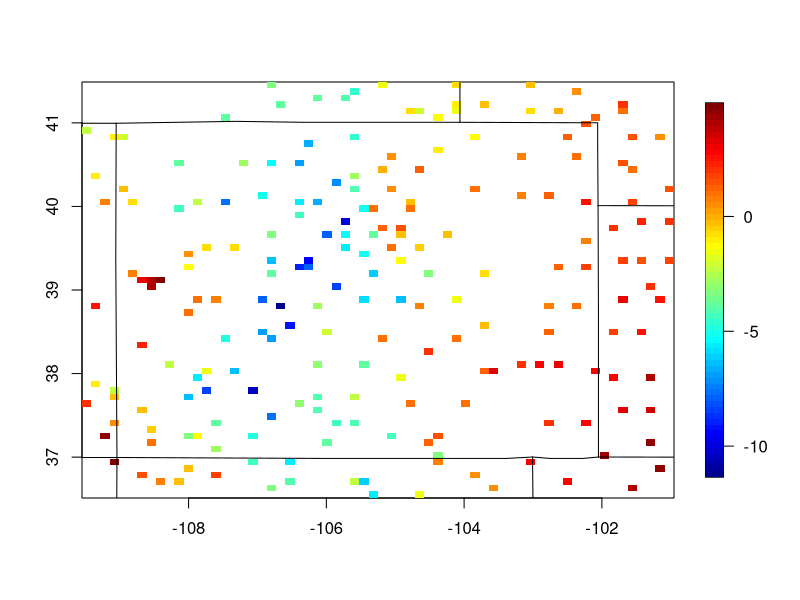
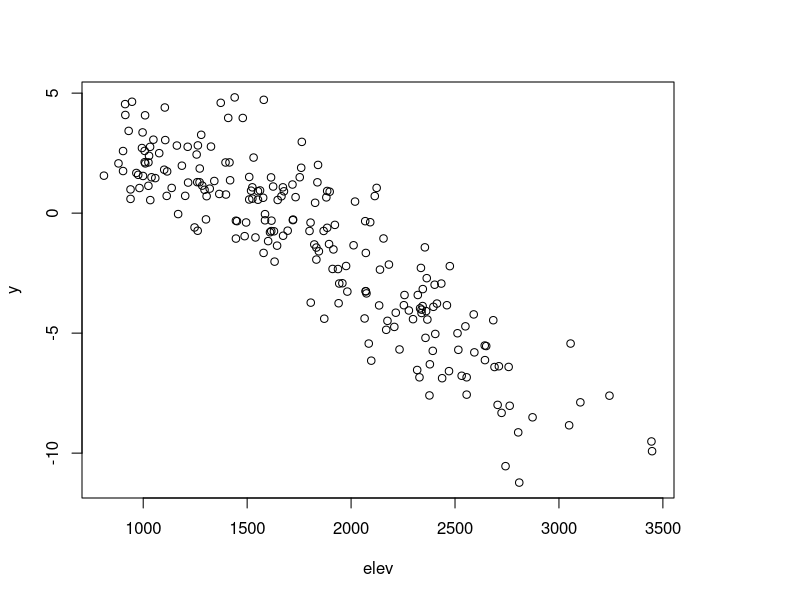
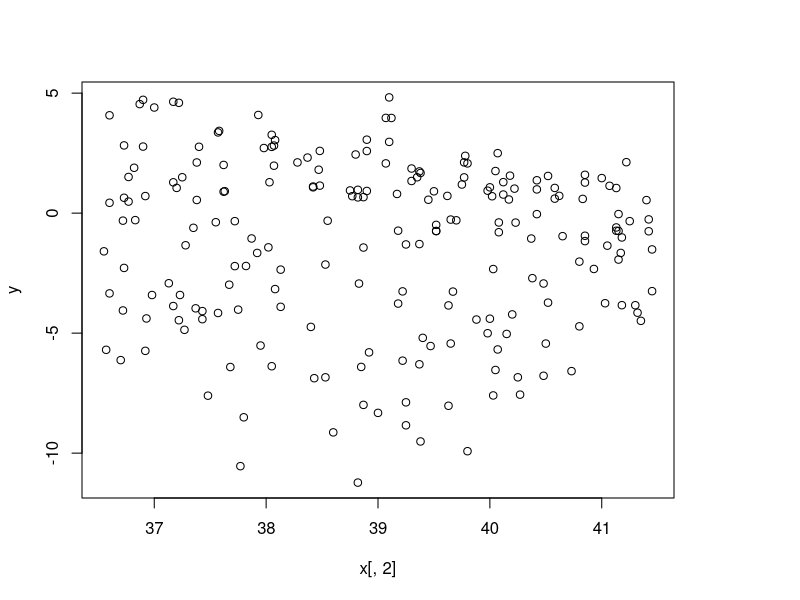
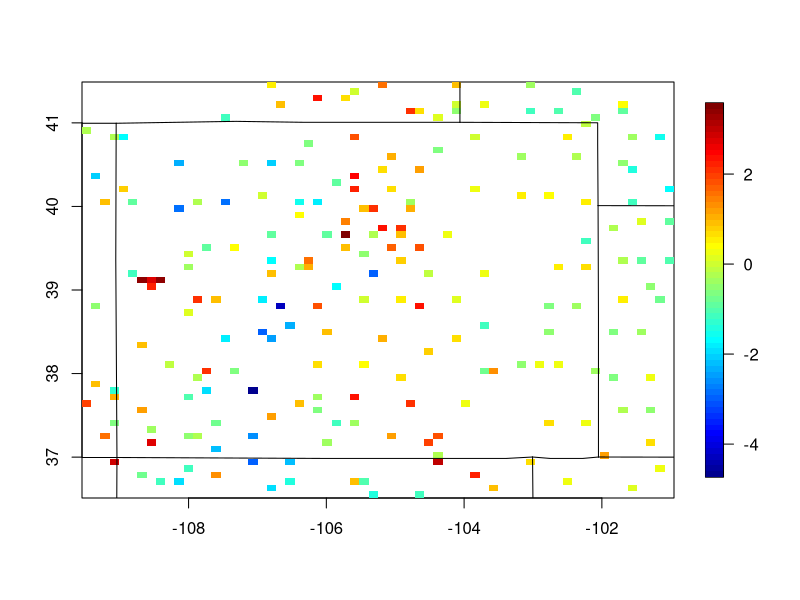

Write the R code that produced these figures, in order. (Note: this script raises an error after producing the figures.)
library( fields)

#  colorado climate data 
  data(COmonthlyMet)
 
  x<- CO.loc
  y<- CO.tmin.MAM.climate
  elev<- CO.elev
  good<- !is.na( y)
  x<- x[good,]
  y<- y[good]
  elev<- elev[good]
 
    NGRID <- 50 
 # get elevations on a grid (will use these later) 
   COGrid<- fields.x.to.grid( x, nx=NGRID, ny=NGRID)
   COGridPoints<- make.surface.grid( COGrid)
   data( RMelevation)
   COElevGrid<- interp.surface( RMelevation, COGridPoints )
  
# take a look at the data
  quilt.plot( x, y) 
  US( add=TRUE)
  
  plot( elev, y)
  plot( x[,2], y)
  
  X<- cbind( x, elev) 
# 
 lmObj<- lm( y ~ lon+lat +elev, data=X )  
 summary( lmObj)
  quilt.plot( x, lmObj$residuals) 
  US( add=TRUE)

# easy fit using a thin plate spline
   fit0E<- Tps( x,y, Z=elev- mean(elev))
   
   
# fit a Kriging estimator Matern covariance smoothness =1.0
# range and nugget estimated by maxmimum likelihood
  fit1<- spatialProcess( x,y, ngrid=30)
  set.panel(2,2)
  plot( fit1)
  
  surface( fit1)
  US( add=TRUE)
  
  # take a look at residuals
  plot( elev, fit1$residuals)
  lmObj<- lm( fit1$residuals ~ elev)
  abline( lmObj, col="red", lwd=3)
  
  
  
# with elevations  
  fit1E<- spatialProcess( x,y, Z= elev, ngrid=30)
  
   sur0<- predictSurface( fit1E, nx=NGRID, ny=NGRID, Z= COElevGrid)
   image.plot( sur0, col=topo.colors(256))
    
   sur0Smooth<- predictSurface( fit1E, nx=NGRID, ny=NGRID, drop.Z= TRUE)
   image.plot( sur0Smooth)
   
   sur0SE<- predictSurfaceSE( fit1E, nx=NGRID, ny=NGRID, drop.Z= TRUE)
   image.plot( sur0SE)
   
   
# uncertainty 40 draws from conditional distribution
  set.seed(123)
  # next commmand takes a minute or so
  SEout<- sim.Krig( fit1E, xp=COGridPoints, Z= COElevGrid,
                     M= 40, drop.Z=TRUE)

 
  set.panel( 3,3)                            
  image.plot( sur0Smooth, 
              zlim=c(3.5,14.5), col=tim.colors(256))
  contour( sur0Smooth, levels= 9, lwd=3, col="grey", add=TRUE) 
  par( mar=c(3,3,1,1))  
  for( k in 1:8){
      image( as.surface( COGridPoints, SEout[k,]), 
               zlim =c(3.5,14.5),col=tim.colors(256), axes=FALSE)
      contour( as.surface( COGridPoints, SEout[k,]),
               lwd=3, col="grey",level=9, add=TRUE)
               title( k, adj=0, cex=2)
  }
  
  surSE<- apply( SEout, 2, sd )
 
   image.plot( as.surface( COGridPoints, surSE))
   points( x, col="magenta", pch=16) 
   contour( as.surface( COGridPoints,COElevGrid ), 
                level= c(2000, 3000), add= TRUE, col="grey30", lwd=3)
   US( add=TRUE, col="grey", lwd=2)
   

   
  
  
  
 
